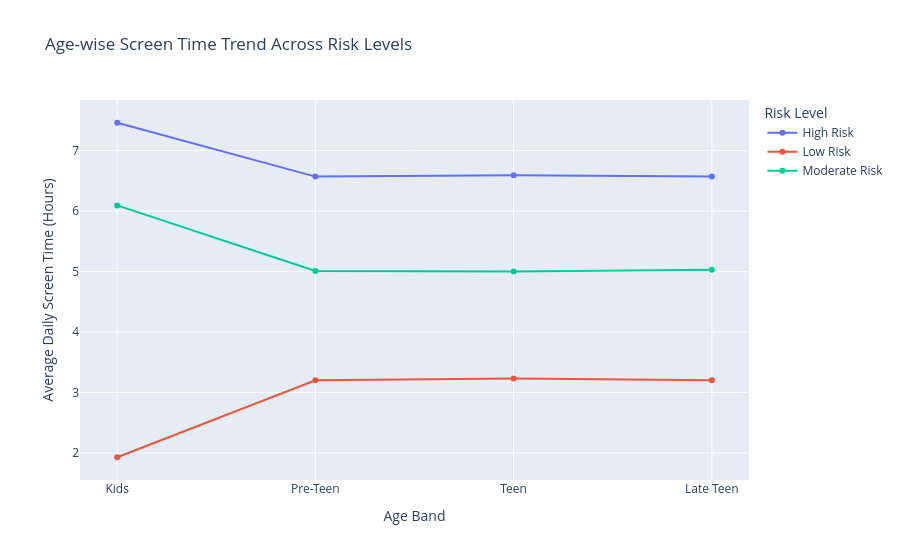

The cell this chart's notebook holds for it:
### Code cell
import plotly.express as px

fig = px.line(
    age_risk_mean,
    x="Age_Band",
    y="Avg_Daily_Screen_Time_hr",
    color="Engagement_Risk_Level",
    markers=True,
    title="Age-wise Screen Time Trend Across Risk Levels"
)

fig.update_layout(
    xaxis_title="Age Band",
    yaxis_title="Average Daily Screen Time (Hours)",
    legend_title="Risk Level"
)

fig.show()

### Figure 1 — Plotly figure (JSON) as saved in the notebook; plotly's stock layout.template omitted (floating-point values rounded to 4 significant figures)
{"data": [{"hovertemplate": "Engagement_Risk_Level=High Risk<br>Age_Band=%{x}<br>Avg_Daily_Screen_Time_hr=%{y}<extra></extra>", "legendgroup": "High Risk", "line": {"color": "#636efa", "dash": "solid"}, "marker": {"symbol": "circle"}, "mode": "lines+markers", "name": "High Risk", "orientation": "v", "showlegend": true, "type": "scatter", "x": ["Kids", "Pre-Teen", "Teen", "Late Teen"], "xaxis": "x", "y": [7.462, 6.571, 6.595, 6.572], "yaxis": "y"}, {"hovertemplate": "Engagement_Risk_Level=Low Risk<br>Age_Band=%{x}<br>Avg_Daily_Screen_Time_hr=%{y}<extra></extra>", "legendgroup": "Low Risk", "line": {"color": "#EF553B", "dash": "solid"}, "marker": {"symbol": "circle"}, "mode": "lines+markers", "name": "Low Risk", "orientation": "v", "showlegend": true, "type": "scatter", "x": ["Kids", "Pre-Teen", "Teen", "Late Teen"], "xaxis": "x", "y": [1.929, 3.204, 3.23, 3.202], "yaxis": "y"}, {"hovertemplate": "Engagement_Risk_Level=Moderate Risk<br>Age_Band=%{x}<br>Avg_Daily_Screen_Time_hr=%{y}<extra></extra>", "legendgroup": "Moderate Risk", "line": {"color": "#00cc96", "dash": "solid"}, "marker": {"symbol": "circle"}, "mode": "lines+markers", "name": "Moderate Risk", "orientation": "v", "showlegend": true, "type": "scatter", "x": ["Kids", "Pre-Teen", "Teen", "Late Teen"], "xaxis": "x", "y": [6.094, 5.01, 5.0, 5.031], "yaxis": "y"}], "layout": {"autosize": true, "legend": {"title": {"text": "Risk Level"}, "tracegroupgap": 0}, "title": {"text": "Age-wise Screen Time Trend Across Risk Levels"}, "xaxis": {"anchor": "y", "autorange": true, "domain": [0, 1], "range": [-0.1969, 3.197], "title": {"text": "Age Band"}, "type": "category"}, "yaxis": {"anchor": "x", "autorange": true, "domain": [0, 1], "range": [1.473, 7.918], "title": {"text": "Average Daily Screen Time (Hours)"}, "type": "linear"}}}
